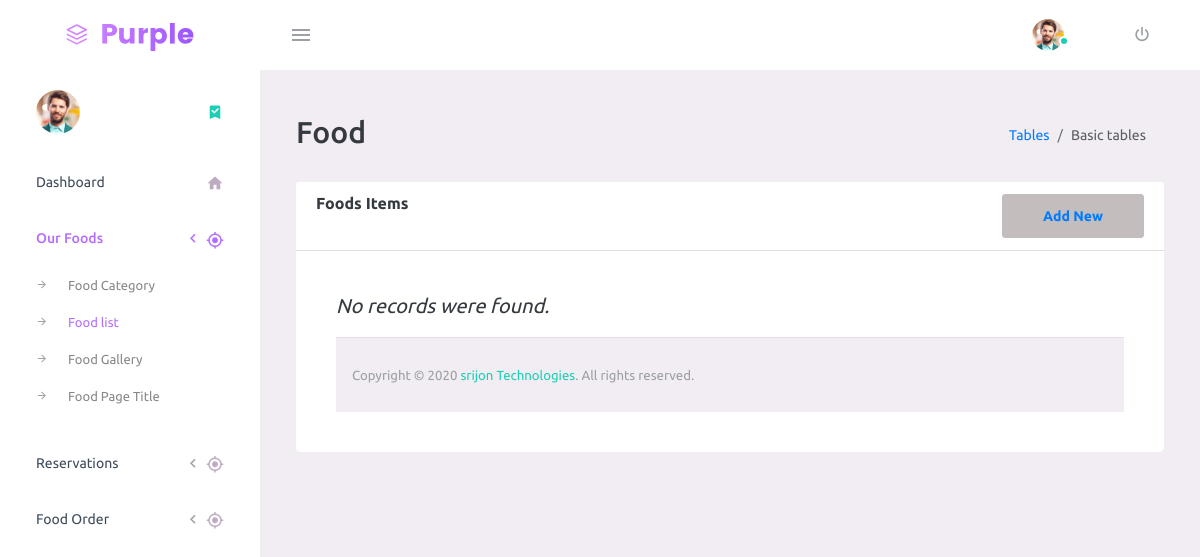
/admin/foodlist.php (signed in), run on an earlier commit of the app's database.
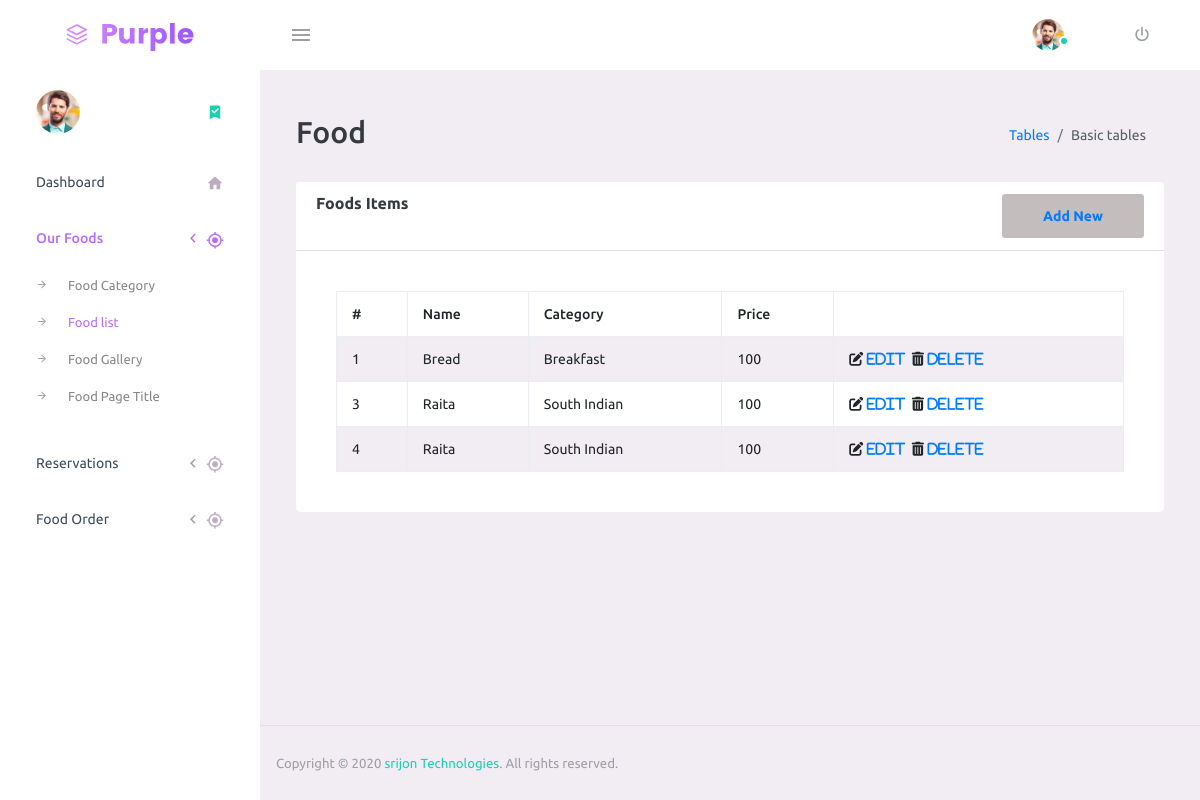
And on a later commit of the database.
### tables this page shows
CREATE TABLE `foodlist` (
  `id` int(11) NOT NULL,
  `name` text NOT NULL,
  `category_name` varchar(255) NOT NULL,
  `price` int(255) NOT NULL
);

### admin/foodlist.php (the view, shortened to what this page needs)
<!DOCTYPE html>
<html lang="en">
<head>
    <link rel="stylesheet" href="vendors/mdi/css/materialdesignicons.min.css">
    <link rel="stylesheet" href="vendors/css/vendor.bundle.base.css">
    <link rel="stylesheet" href="css/style.css">
</head>
<body>
    <div class="container-scroller">
        <?php
        include("include/header.php");
        ?>
        <div class="container-fluid page-body-wrapper">
            <?php
          include("Include/sidebar.php");
          ?>
            <div class="main-panel">
                <div class="content-wrapper">
                    <div class="page-header">
                        <h2> Food </h2>
                        <nav aria-label="breadcrumb">
                            <ol class="breadcrumb">
                                <li class="breadcrumb-item"><a href="#">Tables</a></li>
                                <li class="breadcrumb-item active" aria-current="page">Basic tables</li>
                            </ol>
                        </nav>
                    </div>
                    <div class="row mb-4">
                        <div class="col-md-12">
                            <div class="card mb-4">
                                <div class="card-header bg-white font-weight-bold">
                                    Foods Items
                                    <button type="submit" class="btn btn-secondary float-right customs-btn-bd"
                                        data-toggle="modal" data-target="#foodCategory">
                                        <a href="createfood.php"> Add New </a>
                                    </button>
                                </div>
                                <div class="card-body ">
                                    <table class="table table-striped">
                                    <?php
                    require_once "include/config.php";
                    $sql = "SELECT * FROM foodlist";
                    if($result = mysqli_query($link, $sql)){
                        if(mysqli_num_rows($result) > 0){
                            echo "<table class='table table-bordered table-striped'>";
                                echo "<thead>";
                                    echo "<tr>";
                                        echo "<th>#</th>";
                                        echo "<th>Name</th>";
                                        echo "<th>Category</th>";
                                        echo "<th>Price</th>";
                                    echo "</tr>";
                                echo "</thead>";
                                echo "<tbody>";
                                while($row = mysqli_fetch_array($result)){
                                    echo "<tr>";
                                        echo "<td>" . $row['id'] . "</td>";
                                        echo "<td>" . $row['name'] . "</td>";
                                        echo "<td>" . $row['category_name'] . "</td>";
                                        echo "<td>" . $row['price'] . "</td>";
                                        echo "<td>";
                                            echo "<i class='fas fa-edit'><a href='updatefood.php?id=". $row['id'] ."'> Edit</a></i>";
                                            echo "<i class='fas fa-trash-alt'><a href='deletefood.php?id=". $row['id'] ."'> Delete</a></i>";
                                        echo "</td>";
                                    echo "</tr>";
                                }
                                echo "</tbody>";
                            echo "</table>";
                        } else{
                            echo "<p class='lead'><em>No records were found.</em></p>";
                        }
                    } else{
                        echo "ERROR: Could not able to execute $sql. " . mysqli_error($link);
                    }
                    ?>
                                </div>
                            </div>
                        </div>
                    </div>
                </div>
                <?php
            include("Include/footer.php");
            ?>
            </div>
        </div>
    </div>
</body>
</html>

### admin/include/header.php (shortened to what this page needs)
<nav class="navbar default-layout-navbar col-lg-12 col-12 p-0 fixed-top d-flex flex-row">
       <div class="text-center navbar-brand-wrapper d-flex align-items-center justify-content-center">
         <a class="navbar-brand brand-logo" href="index.php"><img src="images/logo.svg" alt="logo" /></a>
       </div>
       <div class="navbar-menu-wrapper d-flex align-items-stretch">
         <button class="navbar-toggler navbar-toggler align-self-center" type="button" data-toggle="minimize">
           <span class="mdi mdi-menu"></span>
         </button>
         <ul class="navbar-nav navbar-nav-right">
           <li class="nav-item nav-profile dropdown">
             <a class="nav-link" href="#" aria-expanded="false">
               <div class="nav-profile-img">
                 <img src="images/faces/face1.jpg" alt="image">
                 <span class="availability-status online"></span>
               </div>
             </a>
           </li>
           <li class="nav-item nav-logout d-none d-lg-block">
             <a class="nav-link" href="logout.php">
               <i class="mdi mdi-power"></i>
             </a>
           </li>
         </ul>
       </div>
     </nav>

### admin/include/sidebar.php (shortened to what this page needs)
<nav class="sidebar sidebar-offcanvas" id="sidebar">
        <ul class="nav">
          <li class="nav-item nav-profile">
            <a href="#" class="nav-link">
              <div class="nav-profile-image">
                <img src="images/faces/face1.jpg" alt="profile">
              </div>
              <i class="mdi mdi-bookmark-check text-success nav-profile-badge"></i>
            </a>
          </li>
          <li class="nav-item">
            <a class="nav-link" href="index.php">
              <span class="menu-title">Dashboard</span>
              <i class="mdi mdi-home menu-icon"></i>
            </a>
          </li>
          <li class="nav-item">
            <a class="nav-link" data-toggle="collapse" href="#ui-basic" aria-expanded="false" aria-controls="ui-basic">
              <span class="menu-title">Our Foods</span>
              <i class="menu-arrow"></i>
              <i class="mdi mdi-crosshairs-gps menu-icon"></i>
            </a>
            <div class="collapse" id="ui-basic">
              <ul class="nav flex-column sub-menu">
                <li class="nav-item"> <a class="nav-link" href="foodcat.php">Food Category</a></li>
                <li class="nav-item"> <a class="nav-link" href="foodlist.php">Food list</a></li>
                 <li class="nav-item"> <a class="nav-link" href="foodgall.php">Food Gallery</a></li>
                <li class="nav-item"> <a class="nav-link" href="foodpage.php">Food Page Title</a></li>
              </ul>
            </div>
          </li>
             <li class="nav-item">
            <a class="nav-link" data-toggle="collapse" href="#reservation" aria-expanded="false" aria-controls="food-order">
              <span class="menu-title">Reservations</span>
              <i class="menu-arrow"></i>
              <i class="mdi mdi-crosshairs-gps menu-icon"></i>
            </a>
          </li>
          <li class="nav-item">
            <a class="nav-link" data-toggle="collapse" href="#food-order" aria-expanded="false" aria-controls="food-order">
              <span class="menu-title">Food Order</span>
              <i class="menu-arrow"></i>
              <i class="mdi mdi-crosshairs-gps menu-icon"></i>
            </a>
          </li>
          <li class="nav-item sidebar-actions">
            <span class="nav-link">
            </span>
          </li>
        </ul>
      </nav>

### admin/include/footer.php
<footer class="footer">
           <div class="d-sm-flex justify-content-center justify-content-sm-between">
             <span class="text-muted text-center text-sm-left d-block d-sm-inline-block">Copyright © 2020 <a href="http://srijontechnologies.com/" target="_blank">srijon Technologies</a>. All rights reserved.</span>
           </div>
         </footer>

### admin/foodlist.php (style rules this page uses)
.text-muted { text-align: center; }

What changed in the data, as far as the page shows it:
added foodlist: id "1", name "Bread", category_name "Breakfast", price "100"
added foodlist: id "3", name "Raita", category_name "South Indian", price "100"
added foodlist: id "4", name "Raita", category_name "South Indian", price "100"
Also different on the page:
text no longer shown: "No records were found."
text now shown: "# Name Category Price"
